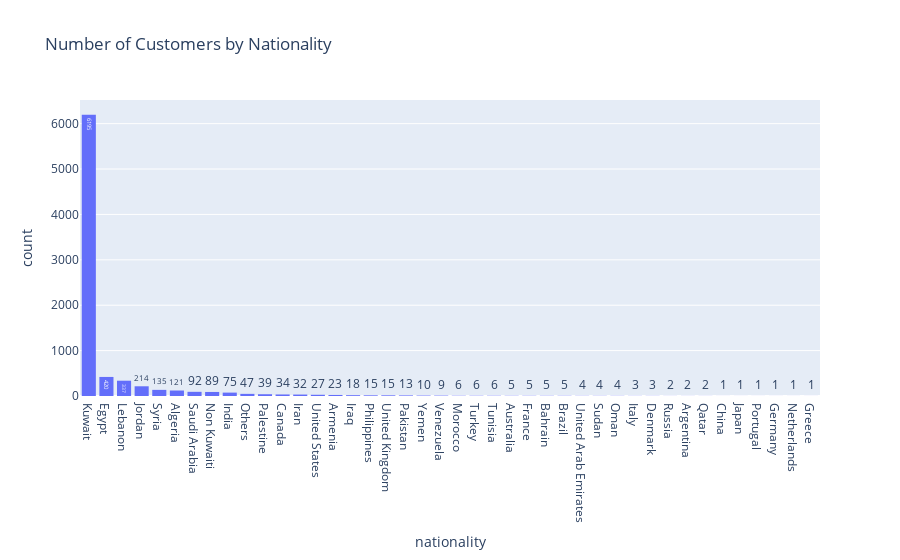

Notebook cell for this chart:
### Code cell
#customers by nationality
nationality_order = df_customers['nationality'].value_counts().index.tolist()
px.histogram(
    df_customers, 
    x='nationality', 
    title='Number of Customers by Nationality',
    text_auto=True,
    category_orders={'nationality': nationality_order}
)

### Figure 1 — Plotly figure (JSON) as saved in the notebook; plotly's stock layout.template omitted (floating-point values rounded to 4 significant figures; data arrays with more than 128 entries replaced by an {"elided": "..."} marker saying what was removed)
{"data": [{"bingroup": "x", "hovertemplate": "nationality=%{x}<br>count=%{y}<extra></extra>", "legendgroup": "", "marker": {"color": "#636efa", "pattern": {"shape": ""}}, "name": "", "orientation": "v", "showlegend": false, "texttemplate": "%{value}", "type": "histogram", "x": {"elided": "8028 str values"}, "xaxis": "x", "yaxis": "y"}], "layout": {"barmode": "relative", "legend": {"tracegroupgap": 0}, "title": {"text": "Number of Customers by Nationality"}, "xaxis": {"anchor": "y", "categoryarray": ["Kuwait", "Egypt", "Lebanon", "Jordan", "Syria", "Algeria", "Saudi Arabia", "Non Kuwaiti", "India", "Others", "Palestine", "Canada", "Iran", "United States", "Armenia", "Iraq", "Philippines", "United Kingdom", "Pakistan", "Yemen", "Venezuela", "Morocco", "Turkey", "Tunisia", "Australia", "France", "Bahrain", "Brazil", "United Arab Emirates", "Sudan", "Oman", "Italy", "Denmark", "Russia", "Argentina", "Qatar", "China", "Japan", "Portugal", "Germany", "Netherlands", "Greece"], "categoryorder": "array", "domain": [0, 1], "title": {"text": "nationality"}}, "yaxis": {"anchor": "x", "domain": [0, 1], "title": {"text": "count"}}}}
